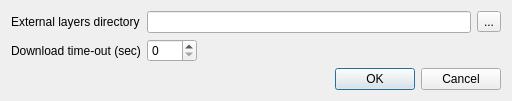
<?xml version="1.0" encoding="UTF-8"?>
<ui version="4.0">
 <class>Dialog</class>
 <widget class="QDialog" name="Dialog">
  <property name="geometry">
   <rect>
    <x>0</x>
    <y>0</y>
    <width>512</width>
    <height>99</height>
   </rect>
  </property>
  <property name="windowTitle">
   <string>TileLayerPlugin Settings</string>
  </property>
  <layout class="QGridLayout" name="gridLayout">
   <item row="0" column="0">
    <layout class="QVBoxLayout" name="verticalLayout">
     <item>
      <layout class="QFormLayout" name="formLayout">
       <item row="0" column="0">
        <widget class="QLabel" name="label">
         <property name="text">
          <string>External layers directory</string>
         </property>
        </widget>
       </item>
       <item row="0" column="1">
        <layout class="QHBoxLayout" name="horizontalLayout">
         <item>
          <widget class="QLineEdit" name="lineEdit_externalDirectory"/>
         </item>
         <item>
          <widget class="QToolButton" name="toolButton_externalDirectory">
           <property name="text">
            <string>...</string>
           </property>
          </widget>
         </item>
        </layout>
       </item>
       <item row="1" column="0">
        <widget class="QLabel" name="label_2">
         <property name="text">
          <string>Download time-out (sec)</string>
         </property>
        </widget>
       </item>
       <item row="1" column="1">
        <widget class="QSpinBox" name="spinBox_downloadTimeout">
         <property name="sizePolicy">
          <sizepolicy hsizetype="Fixed" vsizetype="Fixed">
           <horstretch>0</horstretch>
           <verstretch>0</verstretch>
          </sizepolicy>
         </property>
         <property name="minimumSize">
          <size>
           <width>50</width>
           <height>0</height>
          </size>
         </property>
         <property name="maximum">
          <number>600</number>
         </property>
         <property name="singleStep">
          <number>10</number>
         </property>
        </widget>
       </item>
      </layout>
     </item>
     <item>
      <widget class="QDialogButtonBox" name="buttonBox">
       <property name="orientation">
        <enum>Qt::Horizontal</enum>
       </property>
       <property name="standardButtons">
        <set>QDialogButtonBox::Cancel|QDialogButtonBox::Ok</set>
       </property>
      </widget>
     </item>
    </layout>
   </item>
  </layout>
 </widget>
 <resources/>
 <connections>
  <connection>
   <sender>buttonBox</sender>
   <signal>accepted()</signal>
   <receiver>Dialog</receiver>
   <slot>accept()</slot>
   <hints>
    <hint type="sourcelabel">
     <x>248</x>
     <y>254</y>
    </hint>
    <hint type="destinationlabel">
     <x>157</x>
     <y>274</y>
    </hint>
   </hints>
  </connection>
  <connection>
   <sender>buttonBox</sender>
   <signal>rejected()</signal>
   <receiver>Dialog</receiver>
   <slot>reject()</slot>
   <hints>
    <hint type="sourcelabel">
     <x>316</x>
     <y>260</y>
    </hint>
    <hint type="destinationlabel">
     <x>286</x>
     <y>274</y>
    </hint>
   </hints>
  </connection>
 </connections>
</ui>
